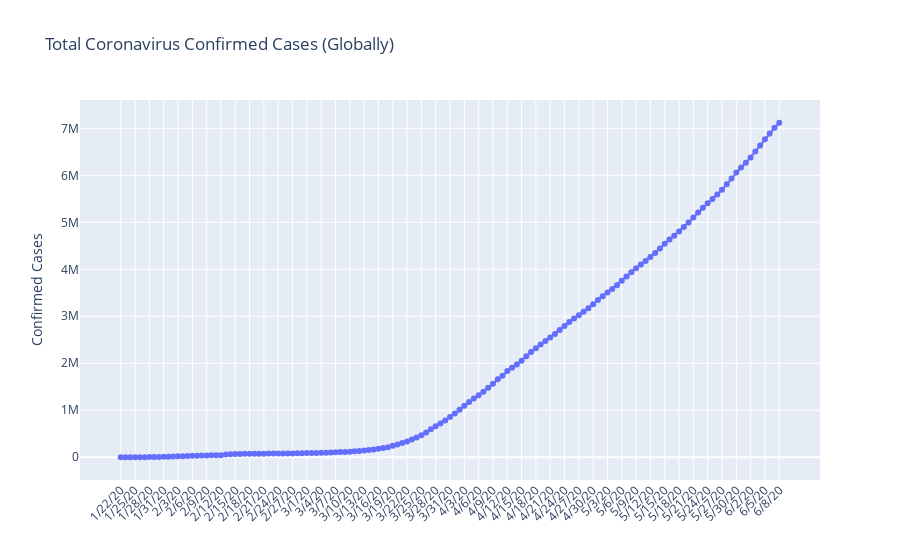

The notebook cell this image was saved under:
### Code cell
fig_1 = go.Figure(data=go.Scatter(x=confirmed_ts_summary.index, y = confirmed_ts_summary.values, mode='lines+markers'))
fig_1.update_layout(title='Total Coronavirus Confirmed Cases (Globally)',
                  yaxis_title='Confirmed Cases', xaxis_tickangle = 315 )
fig_1.show()

### Figure 1 — Plotly figure (JSON) as saved in the notebook; plotly's stock layout.template omitted (floating-point values rounded to 4 significant figures; data arrays with more than 128 entries replaced by an {"elided": "..."} marker saying what was removed)
{"data": [{"mode": "lines+markers", "type": "scatter", "x": {"elided": "139 str values"}, "y": {"elided": "139 int values"}}], "layout": {"title": {"text": "Total Coronavirus Confirmed Cases (Globally)"}, "xaxis": {"tickangle": -45}, "yaxis": {"title": {"text": "Confirmed Cases"}}}}
